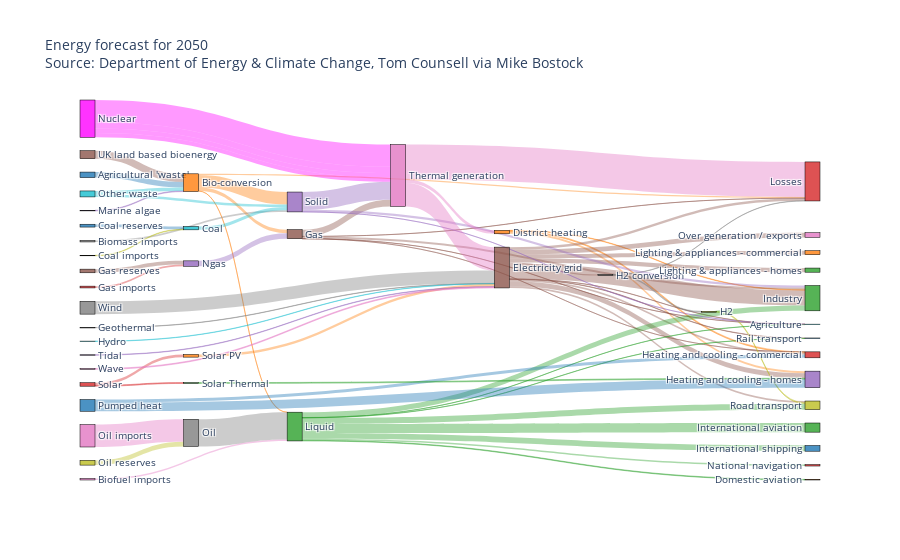

Here is the notebook cell this chart was saved with:
### Code cell
fig = go.Figure(data=[go.Sankey(
    valueformat = ".0f",
    valuesuffix = "TWh",
    # Define nodes
    node = dict(
      pad = 15,
      thickness = 15,
      line = dict(color = "black", width = 0.5),
      label =  data['data'][0]['node']['label'],
      color =  data['data'][0]['node']['color']
    ),
    # Add links
    link = dict(
      source =  data['data'][0]['link']['source'],
      target =  data['data'][0]['link']['target'],
      value =  data['data'][0]['link']['value'],
      label =  data['data'][0]['link']['label'],
      color =  data['data'][0]['link']['color']
))])

fig.update_layout(title_text="Energy forecast for 2050<br>Source: Department of Energy & Climate Change, Tom Counsell via <a href='https://bost.ocks.org/mike/sankey/'>Mike Bostock</a>",
                  font_size=10)

### Figure 1 — Plotly figure (JSON) as saved in the notebook; plotly's stock layout.template omitted (floating-point values rounded to 4 significant figures)
{"data": [{"link": {"color": ["rgba(31, 119, 180, 0.4)", "rgba(255, 127, 14, 0.4)", "rgba(255, 127, 14, 0.4)", "rgba(255, 127, 14, 0.4)", "rgba(255, 127, 14, 0.4)", "rgba(227, 119, 194, 0.4)", "rgba(127, 127, 127, 0.4)", "rgba(188, 189, 34, 0.4)", "rgba(31, 119, 180, 0.4)", "rgba(23, 190, 207, 0.4)", "rgba(255, 127, 14, 0.4)", "rgba(255, 127, 14, 0.4)", "rgba(255, 127, 14, 0.4)", "rgba(140, 86, 75, 0.4)", "rgba(140, 86, 75, 0.4)", "rgba(140, 86, 75, 0.4)", "rgba(140, 86, 75, 0.4)", "rgba(140, 86, 75, 0.4)", "rgba(140, 86, 75, 0.4)", "rgba(140, 86, 75, 0.4)", "rgba(140, 86, 75, 0.4)", "rgba(140, 86, 75, 0.4)", "rgba(140, 86, 75, 0.4)", "rgba(140, 86, 75, 0.4)", "rgba(214, 39, 40, 0.4)", "rgba(140, 86, 75, 0.4)", "rgba(140, 86, 75, 0.4)", "rgba(140, 86, 75, 0.4)", "rgba(140, 86, 75, 0.4)", "rgba(140, 86, 75, 0.4)", "rgba(140, 86, 75, 0.4)", "rgba(127, 127, 127, 0.4)", "rgba(127, 127, 127, 0.4)", "rgba(127, 127, 127, 0.4)", "rgba(188, 189, 34, 0.4)", "rgba(23, 190, 207, 0.4)", "rgba(44, 160, 44, 0.4)", "rgba(44, 160, 44, 0.4)", "rgba(44, 160, 44, 0.4)", "rgba(44, 160, 44, 0.4)", "rgba(44, 160, 44, 0.4)", "rgba(44, 160, 44, 0.4)", "rgba(44, 160, 44, 0.4)", "rgba(44, 160, 44, 0.4)", "rgba(148, 103, 189, 0.4)", "rgba(148, 103, 189, 0.4)", "rgba(255,0,255, 0.4)", "rgba(255,0,255, 0.4)", "rgba(227, 119, 194, 0.4)", "rgba(188, 189, 34, 0.4)", "rgba(127, 127, 127, 0.4)", "rgba(23, 190, 207, 0.4)", "rgba(23, 190, 207, 0.4)", "rgba(31, 119, 180, 0.4)", "rgba(31, 119, 180, 0.4)", "rgba(255, 127, 14, 0.4)", "rgba(44, 160, 44, 0.4)", "rgba(214, 39, 40, 0.4)", "rgba(214, 39, 40, 0.4)", "rgba(148, 103, 189, 0.4)", "rgba(148, 103, 189, 0.4)", "rgba(148, 103, 189, 0.4)", "rgba(227, 119, 194, 0.4)", "rgba(227, 119, 194, 0.4)", "rgba(227, 119, 194, 0.4)", "rgba(148, 103, 189, 0.4)", "rgba(140, 86, 75, 0.4)", "rgba(227, 119, 194, 0.4)", "rgba(127, 127, 127, 0.4)", "rgba(255,0,255, 0.4)", "rgba(255,0,255, 0.4)"], "label": ["stream 1", "", "", "", "stream 1", "", "", "", "", "", "", "", "", "", "", "", "", "", "", "", "", "", "", "", "", "", "", "", "", "", "stream 1", "", "", "", "", "", "", "", "", "", "", "", "", "", "", "", "Old generation plant (made-up)", "New generation plant (made-up)", "", "", "", "", "", "", "", "", "", "", "", "", "", "", "", "", "", "", "", "", "", "", ""], "source": [0, 1, 1, 1, 1, 6, 7, 8, 10, 9, 11, 11, 11, 15, 15, 15, 15, 15, 15, 15, 15, 15, 15, 15, 23, 25, 5, 5, 5, 5, 5, 27, 17, 17, 28, 29, 2, 2, 2, 2, 2, 2, 2, 2, 34, 24, 35, 35, 36, 38, 37, 39, 39, 40, 40, 41, 42, 43, 43, 4, 4, 4, 26, 26, 26, 44, 45, 46, 47, 35, 35], "target": [1, 2, 3, 4, 5, 2, 4, 9, 9, 4, 12, 13, 14, 16, 14, 17, 12, 18, 19, 13, 3, 20, 21, 22, 24, 24, 13, 3, 26, 19, 12, 15, 28, 3, 18, 15, 12, 30, 18, 31, 32, 19, 33, 20, 1, 5, 26, 26, 37, 37, 2, 4, 1, 14, 13, 15, 14, 42, 41, 19, 26, 12, 15, 3, 11, 15, 1, 15, 15, 26, 26], "value": [124.7, 0.597, 26.86, 280.3, 81.14, 35, 35, 11.61, 63.97, 75.57, 10.64, 22.5, 46.18, 104.5, 113.7, 27.14, 342.2, 37.8, 4.412, 40.86, 56.69, 7.863, 90.01, 93.49, 40.72, 82.23, 0.129, 1.401, 151.9, 2.096, 48.58, 7.013, 20.9, 6.242, 20.9, 6.995, 121.1, 128.7, 135.8, 14.46, 206.3, 3.64, 33.22, 4.413, 14.38, 123.0, 500, 140.0, 504.3, 107.7, 612.0, 56.59, 77.81, 193.0, 70.67, 59.9, 19.26, 19.26, 59.9, 0.882, 400.1, 46.48, 525.5, 787.1, 79.33, 9.452, 182.0, 19.01, 289.4, 100, 100]}, "node": {"color": ["rgba(31, 119, 180, 0.8)", "rgba(255, 127, 14, 0.8)", "rgba(44, 160, 44, 0.8)", "rgba(214, 39, 40, 0.8)", "rgba(148, 103, 189, 0.8)", "rgba(140, 86, 75, 0.8)", "rgba(227, 119, 194, 0.8)", "rgba(127, 127, 127, 0.8)", "rgba(188, 189, 34, 0.8)", "rgba(23, 190, 207, 0.8)", "rgba(31, 119, 180, 0.8)", "rgba(255, 127, 14, 0.8)", "rgba(44, 160, 44, 0.8)", "rgba(214, 39, 40, 0.8)", "rgba(148, 103, 189, 0.8)", "rgba(140, 86, 75, 0.8)", "rgba(227, 119, 194, 0.8)", "rgba(127, 127, 127, 0.8)", "rgba(188, 189, 34, 0.8)", "rgba(23, 190, 207, 0.8)", "rgba(31, 119, 180, 0.8)", "rgba(255, 127, 14, 0.8)", "rgba(44, 160, 44, 0.8)", "rgba(214, 39, 40, 0.8)", "rgba(148, 103, 189, 0.8)", "rgba(140, 86, 75, 0.8)", "rgba(227, 119, 194, 0.8)", "rgba(127, 127, 127, 0.8)", "rgba(188, 189, 34, 0.8)", "rgba(23, 190, 207, 0.8)", "rgba(31, 119, 180, 0.8)", "rgba(255, 127, 14, 0.8)", "rgba(44, 160, 44, 0.8)", "rgba(214, 39, 40, 0.8)", "rgba(148, 103, 189, 0.8)", "rgba(255,0,255, 0.8)", "rgba(227, 119, 194, 0.8)", "rgba(127, 127, 127, 0.8)", "rgba(188, 189, 34, 0.8)", "rgba(23, 190, 207, 0.8)", "rgba(31, 119, 180, 0.8)", "rgba(255, 127, 14, 0.8)", "rgba(44, 160, 44, 0.8)", "rgba(214, 39, 40, 0.8)", "rgba(148, 103, 189, 0.8)", "rgba(140, 86, 75, 0.8)", "rgba(227, 119, 194, 0.8)", "rgba(127, 127, 127, 0.8)"], "label": ["Agricultural 'waste'", "Bio-conversion", "Liquid", "Losses", "Solid", "Gas", "Biofuel imports", "Biomass imports", "Coal imports", "Coal", "Coal reserves", "District heating", "Industry", "Heating and cooling - commercial", "Heating and cooling - homes", "Electricity grid", "Over generation / exports", "H2 conversion", "Road transport", "Agriculture", "Rail transport", "Lighting & appliances - commercial", "Lighting & appliances - homes", "Gas imports", "Ngas", "Gas reserves", "Thermal generation", "Geothermal", "H2", "Hydro", "International shipping", "Domestic aviation", "International aviation", "National navigation", "Marine algae", "Nuclear", "Oil imports", "Oil", "Oil reserves", "Other waste", "Pumped heat", "Solar PV", "Solar Thermal", "Solar", "Tidal", "UK land based bioenergy", "Wave", "Wind"], "line": {"color": "black", "width": 0.5}, "pad": 15, "thickness": 15}, "type": "sankey", "valueformat": ".0f", "valuesuffix": "TWh"}], "layout": {"autosize": true, "font": {"size": 10}, "title": {"text": "Energy forecast for 2050<br>Source: Department of Energy & Climate Change, Tom Counsell via <a href='https://bost.ocks.org/mike/sankey/'>Mike Bostock</a>"}}}
